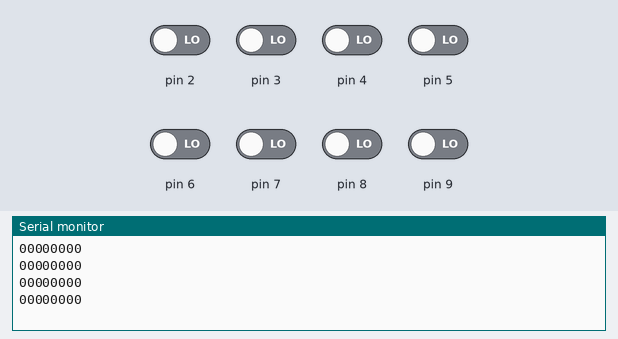
The sketch below on a simulated Arduino Uno, built with avr-gcc and run on an emulated ATmega328P. Shown: the last lines printed to the serial monitor. The inputs (shaded band) are chosen by the test bench; at power-on: pin 2–9 LOW.

Above: at 1.8 s.
1.9 s: pin 2 driven HIGH
At 2.4 s:
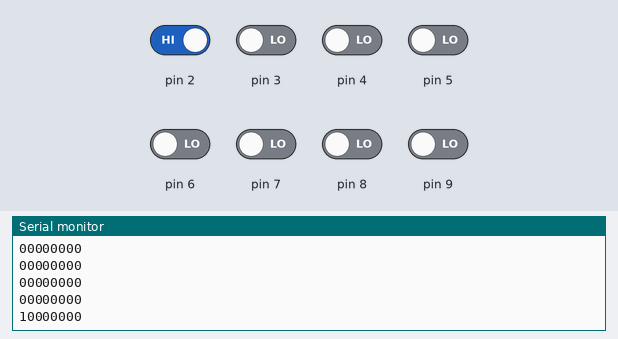
3.4 s: pin 3 driven HIGH
At 3.9 s:
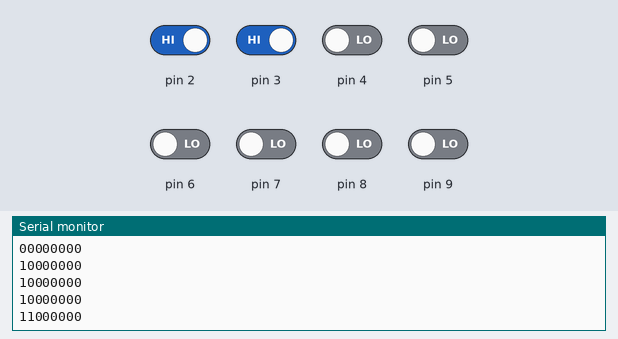
4.9 s: pin 4 driven HIGH
At 5.4 s:
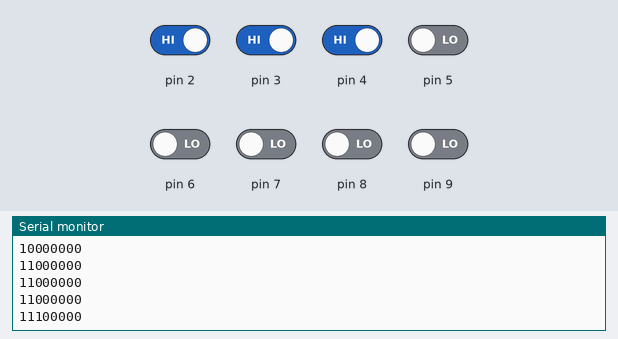
6.4 s: pin 5 driven HIGH
At 6.9 s:
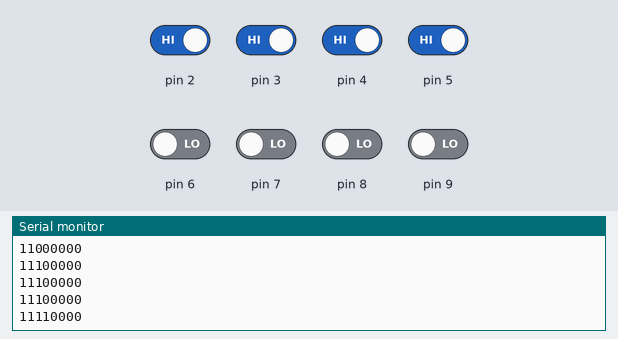
7.9 s: pin 6 driven HIGH
At 8.4 s:
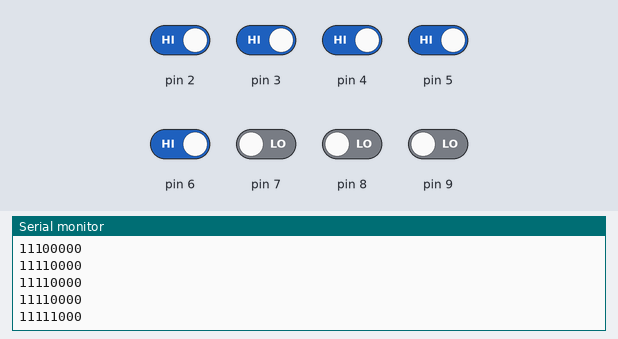
9.4 s: pin 7 driven HIGH
At 9.9 s:
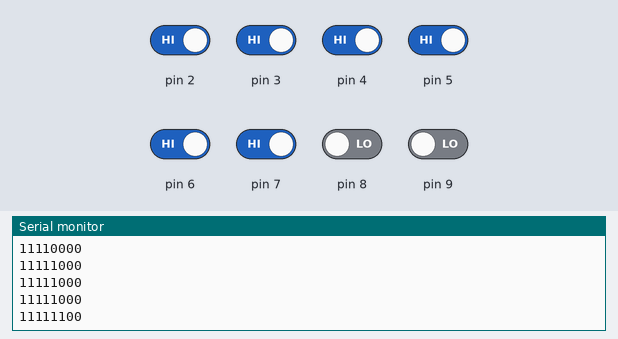
Timing chart, 0 to 11.9 s (numbered marks = the images above; inputs shaded):
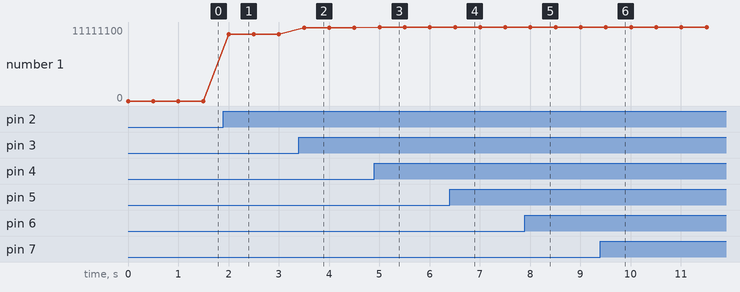

The sketch:

busTest.ino
```cpp
void setup() {
  for (int i = 2; i <= 9; i++){
    pinMode(i, INPUT);
  }
  Serial.begin(9600);

}

void loop() {
  for (int i = 2; i <= 9; i++){
    Serial.print(digitalRead(i));
  }
  Serial.println();
  delay(500);

}
```

Measured:
- after the input at 1.9 s, the serial monitor: prints a new line after 0.10 s (image 1)
- after the input at 3.4 s, the serial monitor: prints a new line after 0.10 s (image 2)
- after the input at 4.9 s, the serial monitor: prints a new line after 0.11 s (image 3)
- after the input at 6.4 s, the serial monitor: prints a new line after 0.11 s (image 4)
- after the input at 7.9 s, the serial monitor: prints a new line after 0.11 s (image 5)
- after the input at 9.4 s, the serial monitor: prints a new line after 0.11 s (image 6)
- plotted number 1: 0 → 10000000 after the input at 1.9 s, 10000000 → 11000000 after the input at 3.4 s, 11000000 → 11100000 after the input at 4.9 s, 11100000 → 11110000 after the input at 6.4 s, 11110000 → 11111000 after the input at 7.9 s
